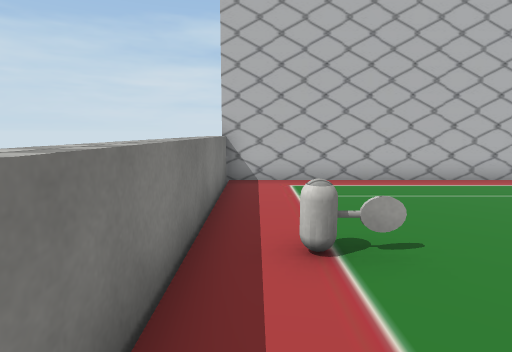
[1] (above)

12 first-person views from a walk through a Unity game level. The camera is 1.3 m above the floor, tilts 8° down and sees 80° across. The floor is counted in squares, 1 m on a side. Each view is taken from the middle of a square. On the plan, view 1 faces up. The plan holds only what a view shows up to about 14 squares ahead; the rest is blank. Some surface patterns are stand-ins.

[2]
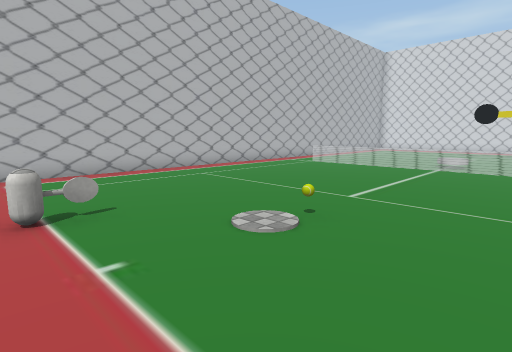

[3]
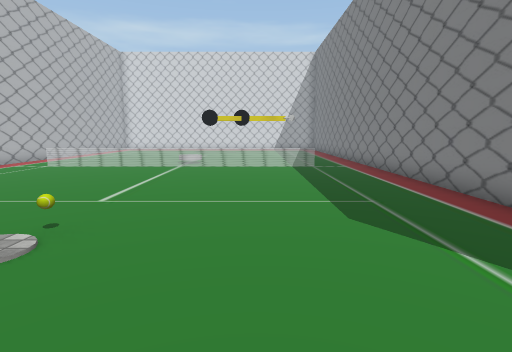

[4]
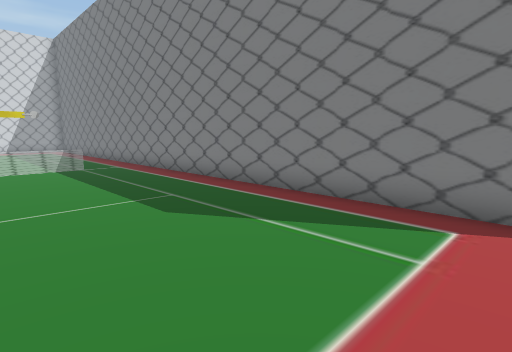

[5]
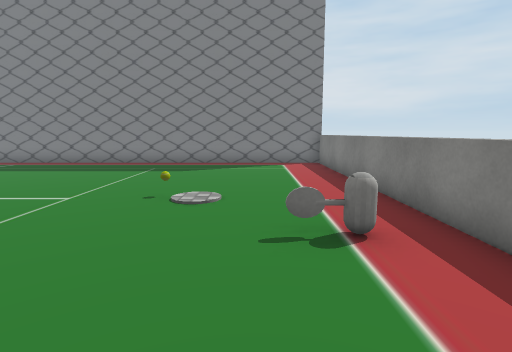

[6]
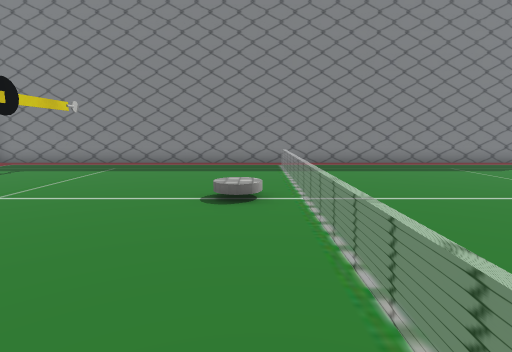

[7]
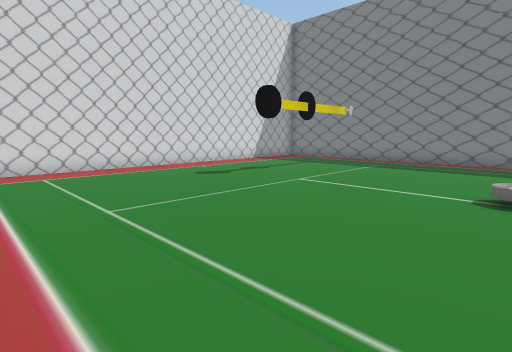

[8]
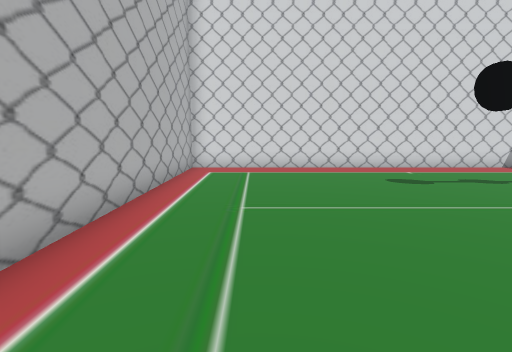

[9]
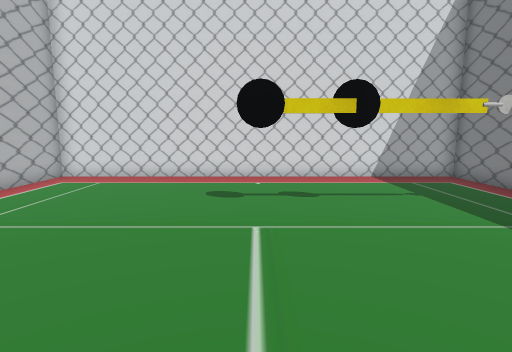

[10]
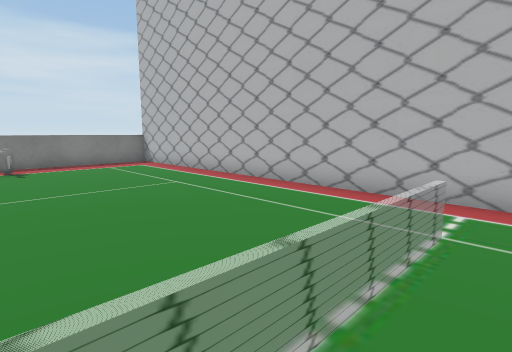

[11]
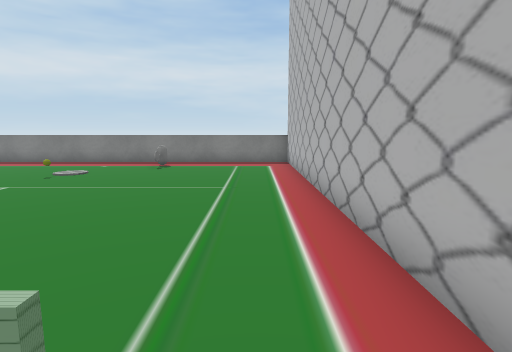

[12]
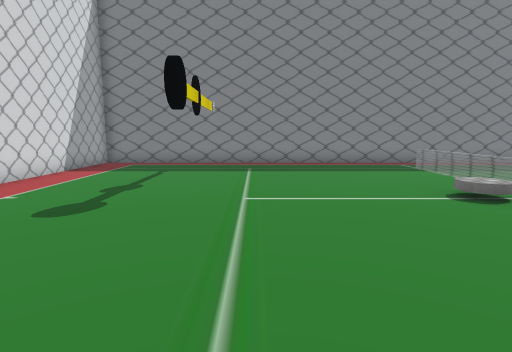

### Floor plan
Key: @ floor where view 1 was taken; # wall or solid block; . floor; / step, stairs or slope; = window, fence, low wall or low ledge; O other object.
Columns run from 1 left of view 1 to 25 right of it. Each row starts with its distance up from view 1.
  9 ###########################
  8 =.........................#
  7 =.........................#
  6 =............=............#
  5 =............=............#
  4 =............=............#
  3 =.O..........=............#
  2 =............=............#
  1 =............=//..........#
  0 =@...........=............#
 -1 =............=............#
 -2 =............=............#
 -3 =............=............#
 -4 =............=............#
 -5 =.........................#
 -6 =.........................#
 -7 ###########################

Where each view was taken, in squares from view 1:
view 1: 0 up, 0 right, facing up
view 2: 2 down, 0 right, facing up-right
view 3: 2 down, 0 right, facing right
view 4: 1 down, 0 right, facing down-right
view 5: 7 up, 2 right, facing down
view 6: 7 up, 13 right, facing down
view 7: 8 up, 13 right, facing down-right
view 8: 6 up, 13 right, facing right
view 9: 1 up, 13 right, facing right
view 10: 2 up, 13 right, facing up-left
view 11: 7 up, 13 right, facing left
view 12: 7 up, 18 right, facing down
